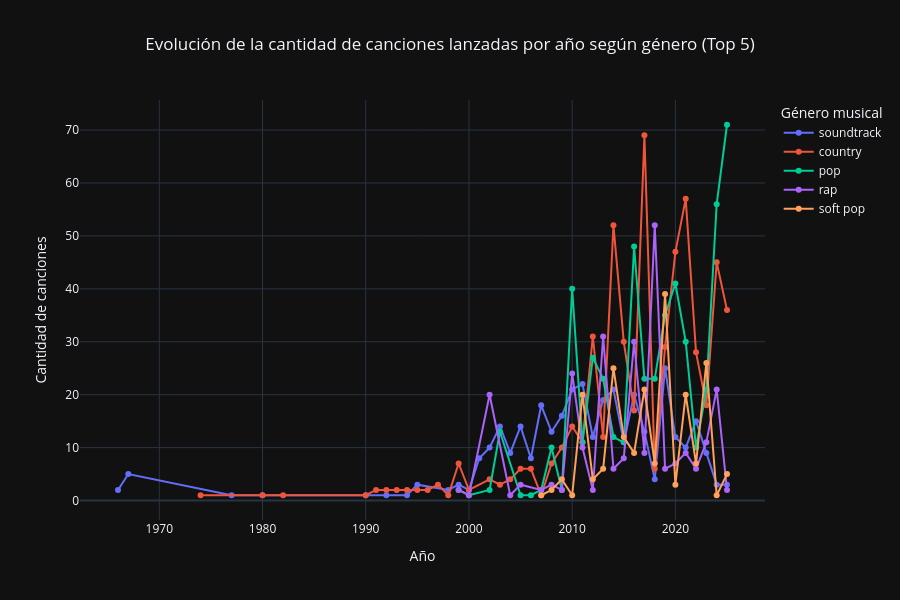

The cell this chart's notebook holds for it:
### Markdown cell above
> **Hallazgo:** El contenido explícito creció sostenidamente desde 2015, 
> reflejando un cambio cultural en los géneros dominantes de la plataforma.

### Code cell
# Una segunda opción a la gráfica temporal sería agrupar los lanzamientos en categorias para ver la evolución de las canciones de acuerdo al género musical.
# 1. Conteo total por género
df_count_main = df.groupby('main_genre').size().reset_index(name='count')
df_count_main = df_count_main[df_count_main['main_genre']!='Unknown']

# 2. Seleccionar top 5 géneros
top5_genres = df_count_main.sort_values('count', ascending=False).head(5)['main_genre']

# 3. Filtrar dataset solo con estos géneros
df_top5 = df[df['main_genre'].isin(top5_genres)]

# 4. Contar canciones por año y género
df_year_genre = (
    df_top5.groupby(['year', 'main_genre'])
    .size()
    .reset_index(name='count')
)

# 5. Gráfico temporal
fig = px.line(
    df_year_genre,
    x='year',
    y='count',
    color='main_genre',
    markers=True,
    title='Evolución de la cantidad de canciones lanzadas por año según género (Top 5)',
    labels={
        'year': 'Año',
        'count': 'Cantidad de canciones',
        'main_genre': 'Género musical'
    },
    template='plotly_dark',
    height=600
)

fig.update_layout(title_x=0.5)
fig.show()
fig.write_image("generos_top5.png")

### Figure 1 — Plotly figure (JSON) as saved in the notebook; plotly's stock layout.template omitted (floating-point values rounded to 4 significant figures)
{"data": [{"hovertemplate": "Género musical=soundtrack<br>Año=%{x}<br>Cantidad de canciones=%{y}<extra></extra>", "legendgroup": "soundtrack", "line": {"color": "#636efa", "dash": "solid"}, "marker": {"symbol": "circle"}, "mode": "lines+markers", "name": "soundtrack", "orientation": "v", "showlegend": true, "type": "scatter", "x": [1966, 1967, 1977, 1980, 1990, 1992, 1994, 1995, 1998, 1999, 2000, 2001, 2002, 2003, 2004, 2005, 2006, 2007, 2008, 2009, 2010, 2011, 2012, 2013, 2014, 2015, 2016, 2017, 2018, 2019, 2020, 2021, 2022, 2023, 2024, 2025], "xaxis": "x", "y": [2, 5, 1, 1, 1, 1, 1, 3, 2, 3, 2, 8, 10, 14, 9, 14, 8, 18, 13, 16, 21, 22, 12, 19, 21, 11, 20, 13, 4, 25, 12, 10, 15, 9, 3, 3], "yaxis": "y"}, {"hovertemplate": "Género musical=country<br>Año=%{x}<br>Cantidad de canciones=%{y}<extra></extra>", "legendgroup": "country", "line": {"color": "#EF553B", "dash": "solid"}, "marker": {"symbol": "circle"}, "mode": "lines+markers", "name": "country", "orientation": "v", "showlegend": true, "type": "scatter", "x": [1974, 1980, 1982, 1990, 1991, 1992, 1993, 1994, 1995, 1996, 1997, 1998, 1999, 2000, 2002, 2003, 2004, 2005, 2006, 2007, 2008, 2009, 2010, 2011, 2012, 2013, 2014, 2015, 2016, 2017, 2018, 2019, 2020, 2021, 2022, 2023, 2024, 2025], "xaxis": "x", "y": [1, 1, 1, 1, 2, 2, 2, 2, 2, 2, 3, 1, 7, 2, 4, 3, 4, 6, 6, 1, 7, 10, 14, 11, 31, 12, 52, 30, 17, 69, 6, 29, 47, 57, 28, 18, 45, 36], "yaxis": "y"}, {"hovertemplate": "Género musical=pop<br>Año=%{x}<br>Cantidad de canciones=%{y}<extra></extra>", "legendgroup": "pop", "line": {"color": "#00cc96", "dash": "solid"}, "marker": {"symbol": "circle"}, "mode": "lines+markers", "name": "pop", "orientation": "v", "showlegend": true, "type": "scatter", "x": [1999, 2000, 2002, 2003, 2005, 2006, 2007, 2008, 2009, 2010, 2011, 2012, 2013, 2014, 2015, 2016, 2017, 2018, 2019, 2020, 2021, 2022, 2023, 2024, 2025], "xaxis": "x", "y": [2, 1, 2, 13, 1, 1, 2, 10, 2, 40, 11, 27, 23, 12, 11, 48, 23, 23, 35, 41, 30, 10, 21, 56, 71], "yaxis": "y"}, {"hovertemplate": "Género musical=rap<br>Año=%{x}<br>Cantidad de canciones=%{y}<extra></extra>", "legendgroup": "rap", "line": {"color": "#ab63fa", "dash": "solid"}, "marker": {"symbol": "circle"}, "mode": "lines+markers", "name": "rap", "orientation": "v", "showlegend": true, "type": "scatter", "x": [1999, 2000, 2002, 2004, 2005, 2007, 2008, 2009, 2010, 2011, 2012, 2013, 2014, 2015, 2016, 2017, 2018, 2019, 2020, 2021, 2022, 2023, 2024, 2025], "xaxis": "x", "y": [2, 1, 20, 1, 3, 2, 3, 2, 24, 10, 2, 31, 6, 8, 30, 9, 52, 6, 7, 9, 6, 11, 21, 2], "yaxis": "y"}, {"hovertemplate": "Género musical=soft pop<br>Año=%{x}<br>Cantidad de canciones=%{y}<extra></extra>", "legendgroup": "soft pop", "line": {"color": "#FFA15A", "dash": "solid"}, "marker": {"symbol": "circle"}, "mode": "lines+markers", "name": "soft pop", "orientation": "v", "showlegend": true, "type": "scatter", "x": [2007, 2008, 2009, 2010, 2011, 2012, 2013, 2014, 2015, 2016, 2017, 2018, 2019, 2020, 2021, 2022, 2023, 2024, 2025], "xaxis": "x", "y": [1, 2, 4, 1, 20, 4, 6, 25, 12, 9, 21, 7, 39, 3, 20, 7, 26, 1, 5], "yaxis": "y"}], "layout": {"height": 600, "legend": {"title": {"text": "Género musical"}, "tracegroupgap": 0}, "title": {"text": "Evolución de la cantidad de canciones lanzadas por año según género (Top 5)", "x": 0.5}, "xaxis": {"anchor": "y", "domain": [0, 1], "title": {"text": "Año"}}, "yaxis": {"anchor": "x", "domain": [0, 1], "title": {"text": "Cantidad de canciones"}}}}
